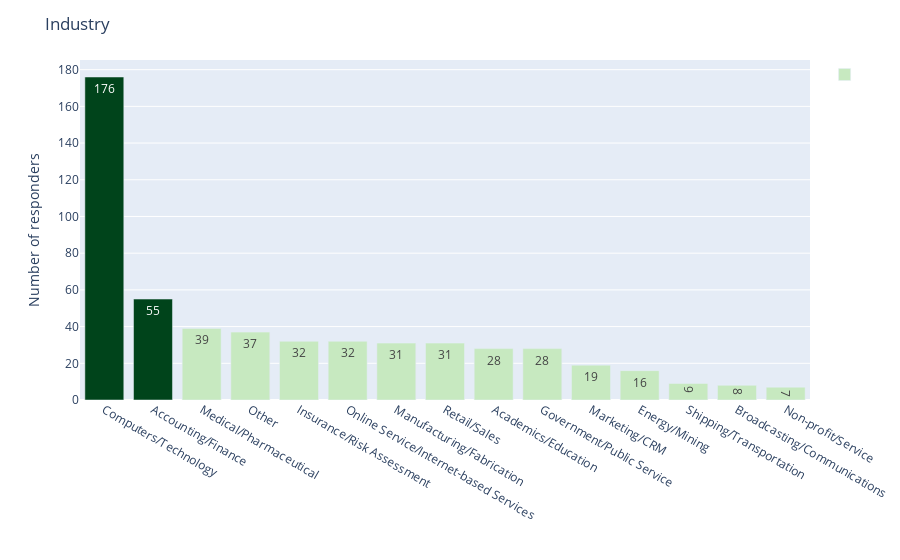

The notebook cell saved with this chart:
### Markdown cell above
#### **Industry**

The industry with the most data science representatives is Computers/Technology, with 176 respondents, corresponding to 32.12% of the population. It is followed by the Accounts/Finance industry with 55 representatives, equivalent to 10.04% of the total. The higher participation of data scientists in certain industries can be attributed to several factors:

##### Computers/Technology:
    
> **Abundant Data:** The technology industry generates a large amount of data, providing fertile ground for the application of data science techniques.

> **Constant innovation:** Technology companies are constantly innovating and looking for ways to improve products and services. Data science is essential to analyze and take advantage of these opportunities.
    
> **Intense competition:** Competition in the technology industry is high, which motivates companies to use data analytics to make strategic decisions.

##### Accounts/Finance:

> **Risk Management:** In the financial sector, risk management is crucial. Data science is used to assess and predict financial risks, which is critical to the stability of financial institutions.

> **Fraud Detection:** Fraud detection is essential in the financial industry, and data science techniques help identify suspicious patterns and anomalies.

> **Investment Optimization:** Financial firms use data science models to make more informed investment decisions.

### Code cell
i='Q24'
title='Industry'
c1=df_prue.groupby([i],as_index=False).size().sort_values('size',ascending=False)
num=2
color=['']*num + [' ']*(c1.shape[0]-num)
c1['avg_num'] = round((c1['size'] / c1['size'].sum())*100,2)
c1['avg']=c1['avg_num'].apply(lambda a: str(a)+ '%')
fig = px.bar(c1, x=i,y='size' , text='avg', text_auto=True,color=color,
                color_discrete_sequence=['rgb(0,68,27)','rgb(199,233,192)'])
fig.update_traces(textposition='inside')
fig.update_layout(title=title,yaxis_title="Number of responders")
fig.layout.legend.title.text = ''
fig.layout.xaxis.title.text=''
fig.show()

### Figure 1 — Plotly figure (JSON) as saved in the notebook; plotly's stock layout.template omitted (floating-point values rounded to 4 significant figures)
{"data": [{"alignmentgroup": "True", "hovertemplate": "color=<br>Q24=%{x}<br>size=%{y}<br>avg=%{text}<extra></extra>", "legendgroup": "", "marker": {"color": "rgb(0,68,27)", "pattern": {"shape": ""}}, "name": "", "offsetgroup": "", "orientation": "v", "showlegend": false, "text": ["32.12%", "10.04%"], "textposition": "inside", "texttemplate": "%{y}", "type": "bar", "x": ["Computers/Technology", "Accounting/Finance"], "xaxis": "x", "y": [176, 55], "yaxis": "y"}, {"alignmentgroup": "True", "hovertemplate": "color= <br>Q24=%{x}<br>size=%{y}<br>avg=%{text}<extra></extra>", "legendgroup": " ", "marker": {"color": "rgb(199,233,192)", "pattern": {"shape": ""}}, "name": " ", "offsetgroup": " ", "orientation": "v", "showlegend": true, "text": ["7.12%", "6.75%", "5.84%", "5.84%", "5.66%", "5.66%", "5.11%", "5.11%", "3.47%", "2.92%", "1.64%", "1.46%", "1.28%"], "textposition": "inside", "texttemplate": "%{y}", "type": "bar", "x": ["Medical/Pharmaceutical", "Other", "Insurance/Risk Assessment", "Online Service/Internet-based Services", "Manufacturing/Fabrication", "Retail/Sales", "Academics/Education", "Government/Public Service", "Marketing/CRM", "Energy/Mining", "Shipping/Transportation", "Broadcasting/Communications", "Non-profit/Service"], "xaxis": "x", "y": [39, 37, 32, 32, 31, 31, 28, 28, 19, 16, 9, 8, 7], "yaxis": "y"}], "layout": {"barmode": "relative", "legend": {"title": {"text": ""}, "tracegroupgap": 0}, "margin": {"t": 60}, "title": {"text": "Industry"}, "xaxis": {"anchor": "y", "domain": [0, 1], "title": {"text": ""}}, "yaxis": {"anchor": "x", "domain": [0, 1], "title": {"text": "Number of responders"}}}}
